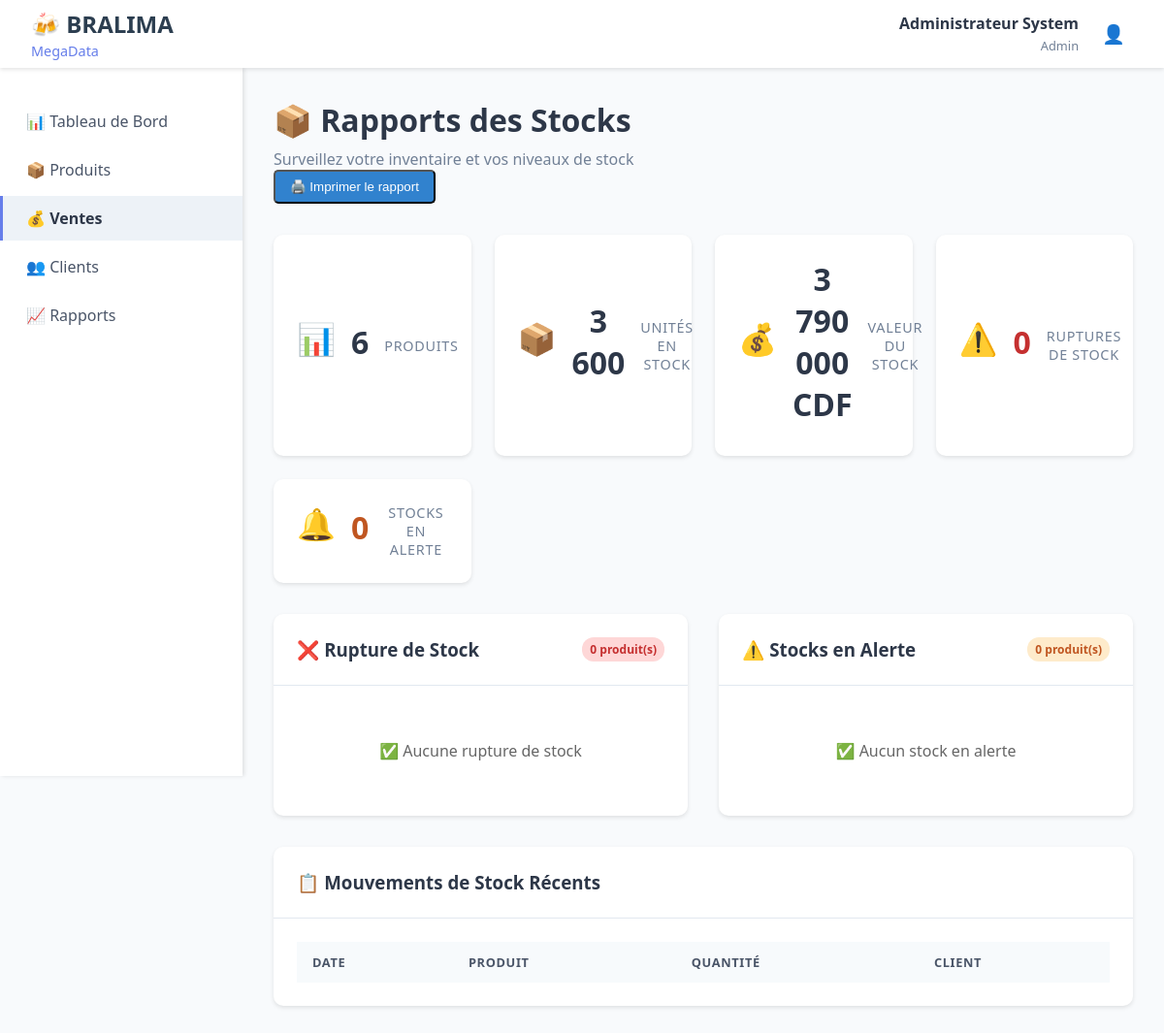
The app's page /modules/rapports/stocks.php (signed in), older data.
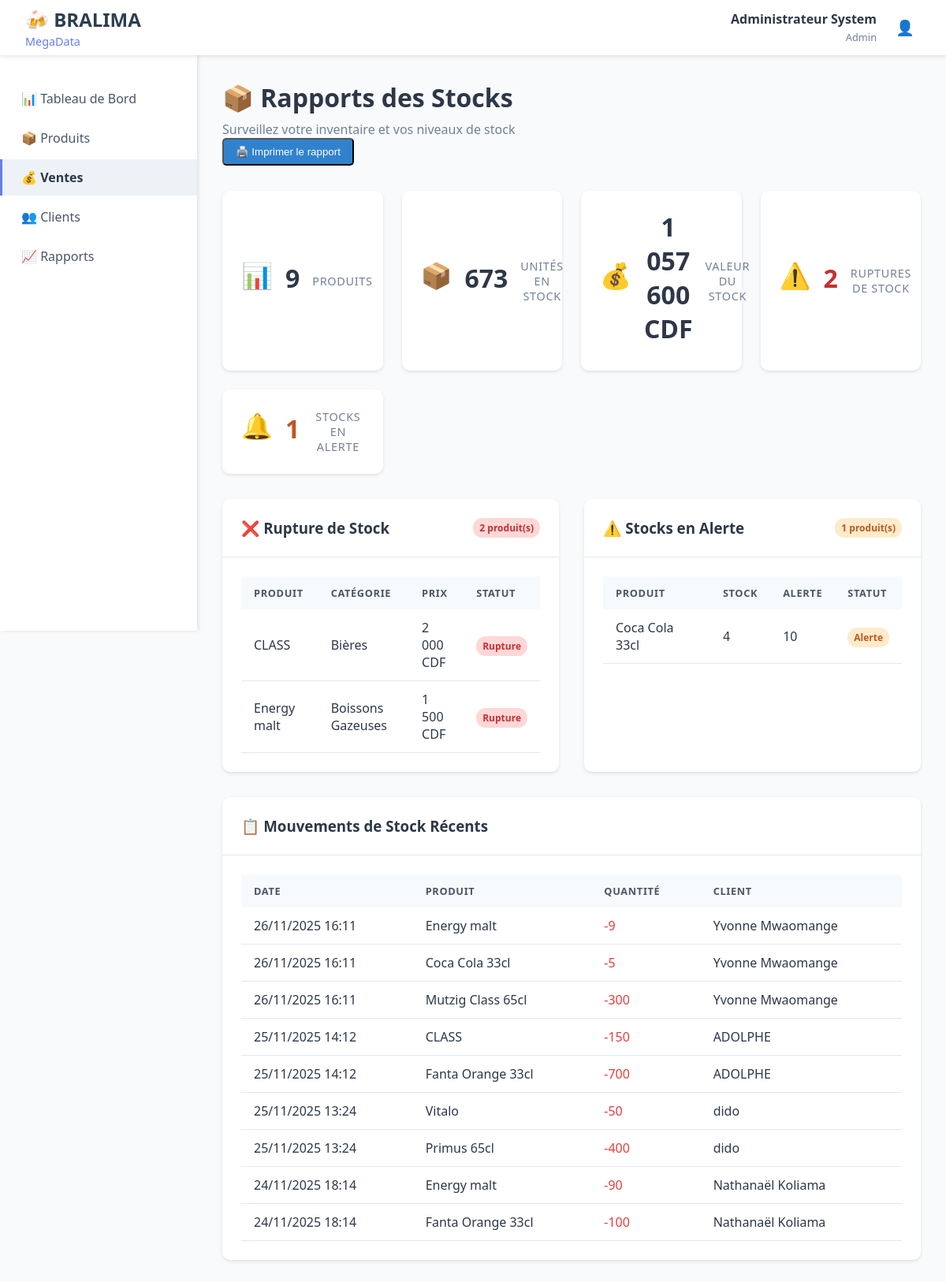
The same page, newer data.
### tables this page shows
CREATE TABLE `produits` (
  `id_produit` int(11) NOT NULL,
  `designation` varchar(100) NOT NULL,
  `id_categorie` int(11) DEFAULT NULL,
  `prix_unitaire` decimal(10,2) NOT NULL,
  `quantite_stock` int(11) DEFAULT 0,
  `stock_alerte` int(11) DEFAULT 10,
  `date_creation` datetime DEFAULT current_timestamp()
);

CREATE TABLE `categories_produit` (
  `id_categorie` int(11) NOT NULL,
  `nom_categorie` varchar(50) NOT NULL,
  `description` text DEFAULT NULL
);

CREATE TABLE `vente_details` (
  `id_detail` int(11) NOT NULL,
  `id_vente` int(11) DEFAULT NULL,
  `id_produit` int(11) DEFAULT NULL,
  `quantite_vendue` int(11) NOT NULL,
  `prix_vente` decimal(10,2) NOT NULL
);

CREATE TABLE `ventes` (
  `id_vente` int(11) NOT NULL,
  `id_client` int(11) DEFAULT NULL,
  `date_vente` datetime DEFAULT current_timestamp(),
  `montant_total` decimal(15,2) DEFAULT 0.00,
  `statut` enum('en_attente','confirmee','annulee') DEFAULT 'confirmee'
);

CREATE TABLE `clients` (
  `id_client` int(11) NOT NULL,
  `nom_client` varchar(100) NOT NULL,
  `adresse` text DEFAULT NULL,
  `telephone` varchar(20) DEFAULT NULL,
  `email` varchar(100) DEFAULT NULL,
  `date_creation` datetime DEFAULT current_timestamp(),
  `statut` enum('actif','inactif') DEFAULT 'actif'
);

### modules/rapports/stocks.php (the view, shortened to what the changed rows need)
<?php
try {
    $pdo = getDBConnection();
    $stmt = $pdo->query("
        SELECT p.*, cp.nom_categorie
        FROM produits p
        LEFT JOIN categories_produit cp ON p.id_categorie = cp.id_categorie
        WHERE p.quantite_stock = 0
        ORDER BY p.designation
    ");
    $rupture_stock = $stmt->fetchAll();
    $stmt = $pdo->query("
        SELECT p.*, cp.nom_categorie
        FROM produits p
        LEFT JOIN categories_produit cp ON p.id_categorie = cp.id_categorie
        WHERE p.quantite_stock > 0 AND p.quantite_stock <= p.stock_alerte
        ORDER BY p.quantite_stock ASC
    ");
    $alerte_stock = $stmt->fetchAll();
    $stmt = $pdo->query("
        SELECT
            COUNT(*) as total_produits,
            SUM(quantite_stock) as total_stock,
            SUM(quantite_stock * prix_unitaire) as valeur_stock,
            COUNT(CASE WHEN quantite_stock = 0 THEN 1 END) as nb_rupture,
            COUNT(CASE WHEN quantite_stock > 0 AND quantite_stock <= stock_alerte THEN 1 END) as nb_alerte
        FROM produits
    ");
    $stats_stocks = $stmt->fetch();
    $stmt = $pdo->query("
        SELECT
            p.designation,
            vd.quantite_vendue,
            v.date_vente,
            c.nom_client
        FROM vente_details vd
        JOIN produits p ON vd.id_produit = p.id_produit
        JOIN ventes v ON vd.id_vente = v.id_vente
        LEFT JOIN clients c ON v.id_client = c.id_client
        WHERE v.statut = 'confirmee'
        ORDER BY v.date_vente DESC
        LIMIT 20
    ");
    $mouvements_stock = $stmt->fetchAll();
} catch (Exception $e) {
    $error = "Erreur: " . $e->getMessage();
}
?>
<!DOCTYPE html>
<html lang="fr">
<head>
    <link rel="stylesheet" href="../../assets/css/dashboard.css">
</head>
<body>
    <?php include '../../includes/header.php'; ?>
    <div class="container">
        <main class="main-content">
            <div class="page-header">
                <h1>📦 Rapports des Stocks</h1>
            </div>
            <div class="stats-grid">
                <div class="stat-card">
                    <div class="stat-icon">📊</div>
                    <div class="stat-value"><?php echo $stats_stocks['total_produits']; ?></div>
                    <div class="stat-label">Produits</div>
                </div>
                <div class="stat-card">
                    <div class="stat-icon">📦</div>
                    <div class="stat-value"><?php echo number_format($stats_stocks['total_stock'], 0, ',', ' '); ?></div>
                    <div class="stat-label">Unités en stock</div>
                </div>
                <div class="stat-card">
                    <div class="stat-icon">💰</div>
                    <div class="stat-value"><?php echo number_format($stats_stocks['valeur_stock'], 0, ',', ' '); ?> CDF</div>
                    <div class="stat-label">Valeur du stock</div>
                </div>
                <div class="stat-card">
                    <div class="stat-icon">⚠️</div>
                    <div class="stat-value" style="color: #c53030;"><?php echo $stats_stocks['nb_rupture']; ?></div>
                    <div class="stat-label">Ruptures de stock</div>
                </div>
                <div class="stat-card">
                    <div class="stat-icon">🔔</div>
                    <div class="stat-value" style="color: #c05621;"><?php echo $stats_stocks['nb_alerte']; ?></div>
                    <div class="stat-label">Stocks en alerte</div>
                </div>
            </div>
            <div class="content-grid">
                <div class="content-card">
                    <div class="card-header">
                        <h3>❌ Rupture de Stock</h3>
                        <span class="badge badge-danger"><?php echo count($rupture_stock); ?> produit(s)</span>
                    </div>
                    <div class="card-content">
                        <?php if (count($rupture_stock) > 0): ?>
                            <table class="data-table">
                                <thead>
                                    <tr>
                                        <th>Produit</th>
                                        <th>Catégorie</th>
                                        <th>Prix</th>
                                        <th>Statut</th>
                                    </tr>
                                </thead>
                                <tbody>
                                    <?php foreach ($rupture_stock as $produit): ?>
                                        <tr>
                                            <td><?php echo $produit['designation']; ?></td>
                                            <td><?php echo $produit['nom_categorie']; ?></td>
                                            <td><?php echo number_format($produit['prix_unitaire'], 0, ',', ' '); ?> CDF</td>
                                            <td><span class="badge badge-danger">Rupture</span></td>
                                        </tr>
                                    <?php endforeach; ?>
                                </tbody>
                            </table>
                        <?php else: ?>
                            <div style="text-align: center; padding: 2rem; color: #666;">
                                <p>✅ Aucune rupture de stock</p>
                            </div>
                        <?php endif; ?>
                    </div>
                </div>
                <div class="content-card">
                    <div class="card-header">
                        <h3>⚠️ Stocks en Alerte</h3>
                        <span class="badge badge-warning"><?php echo count($alerte_stock); ?> produit(s)</span>
                    </div>
                    <div class="card-content">
                        <?php if (count($alerte_stock) > 0): ?>
                            <table class="data-table">
                                <thead>
                                    <tr>
                                        <th>Produit</th>
                                        <th>Stock</th>
                                        <th>Alerte</th>
                                        <th>Statut</th>
                                    </tr>
                                </thead>
                                <tbody>
                                    <?php foreach ($alerte_stock as $produit): ?>
                                        <tr>
                                            <td><?php echo $produit['designation']; ?></td>
                                            <td><?php echo $produit['quantite_stock']; ?></td>
                                            <td><?php echo $produit['stock_alerte']; ?></td>
                                            <td><span class="badge badge-warning">Alerte</span></td>
                                        </tr>
                                    <?php endforeach; ?>
                                </tbody>
                            </table>
                        <?php else: ?>
                            <div style="text-align: center; padding: 2rem; color: #666;">
                                <p>✅ Aucun stock en alerte</p>
                            </div>
                        <?php endif; ?>
                    </div>
                </div>
                <div class="content-card" style="grid-column: 1 / -1;">
                    <div class="card-content">
                        <table class="data-table">
                            <thead>
                                <tr>
                                    <th>Date</th>
                                    <th>Produit</th>
                                    <th>Quantité</th>
                                    <th>Client</th>
                                </tr>
                            </thead>
                            <tbody>
                                <?php foreach ($mouvements_stock as $mouvement): ?>
                                    <tr>
                                        <td><?php echo date('d/m/Y H:i', strtotime($mouvement['date_vente'])); ?></td>
                                        <td><?php echo $mouvement['designation']; ?></td>
                                        <td><span style="color: #e53e3e;">-<?php echo $mouvement['quantite_vendue']; ?></span></td>
                                        <td><?php echo $mouvement['nom_client'] ?? 'Client anonyme'; ?></td>
                                    </tr>
                                <?php endforeach; ?>
                            </tbody>
                        </table>
                    </div>
                </div>
            </div>
        </main>
    </div>
</body>
</html>

Row changes from the older to the newer data that the page shows:
added produits: designation "CLASS", id_categorie.nom_categorie "Bières", prix_unitaire "2 000", shown under "❌ Rupture de Stock"
added produits: designation "Energy malt", id_categorie.nom_categorie "Boissons Gazeuses", prix_unitaire "1 500", shown under "❌ Rupture de Stock"
now on this page (row edited): produits: designation "Coca Cola 33cl", quantite_stock "4", stock_alerte "10", shown under "⚠️ Stocks en Alerte"
added vente_details: id_vente.date_vente "26/11/2025 16:11", id_produit.designation "Energy malt", quantite_vendue "9", clients.nom_client "Yvonne Mwaomange"
added vente_details: id_vente.date_vente "26/11/2025 16:11", id_produit.designation "Coca Cola 33cl", quantite_vendue "5", clients.nom_client "Yvonne Mwaomange"
added vente_details: id_vente.date_vente "26/11/2025 16:11", id_produit.designation "Mutzig Class 65cl", quantite_vendue "300", clients.nom_client "Yvonne Mwaomange"
added vente_details: id_vente.date_vente "25/11/2025 14:12", id_produit.designation "CLASS", quantite_vendue "150", clients.nom_client "ADOLPHE"
added vente_details: id_vente.date_vente "25/11/2025 14:12", id_produit.designation "Fanta Orange 33cl", quantite_vendue "700", clients.nom_client "ADOLPHE"
added vente_details: id_vente.date_vente "25/11/2025 13:24", id_produit.designation "Vitalo", quantite_vendue "50", clients.nom_client "dido"
added vente_details: id_vente.date_vente "25/11/2025 13:24", id_produit.designation "Primus 65cl", quantite_vendue "400", clients.nom_client "dido"
added vente_details: id_vente.date_vente "24/11/2025 18:14", id_produit.designation "Energy malt", quantite_vendue "90", clients.nom_client "Nathanaël Koliama"
added vente_details: id_vente.date_vente "24/11/2025 18:14", id_produit.designation "Fanta Orange 33cl", quantite_vendue "100", clients.nom_client "Nathanaël Koliama"
Text that changed along with them:
$stats_stocks['total_produits']: "6" → "9"
$stats_stocks['total_stock']: "3 600" → "673"
$stats_stocks['valeur_stock']: "3 790 000" → "1 057 600"
$stats_stocks['nb_rupture']: "0" → "2"
$stats_stocks['nb_alerte']: "0" → "1"
count($rupture_stock): "0" → "2"
count($alerte_stock): "0" → "1"
text no longer shown: "✅ Aucune rupture de stock ✅ Aucun stock en alerte"
text now shown: "PRODUIT CATÉGORIE PRIX STATUT PRODUIT STOCK ALERTE STATUT"
